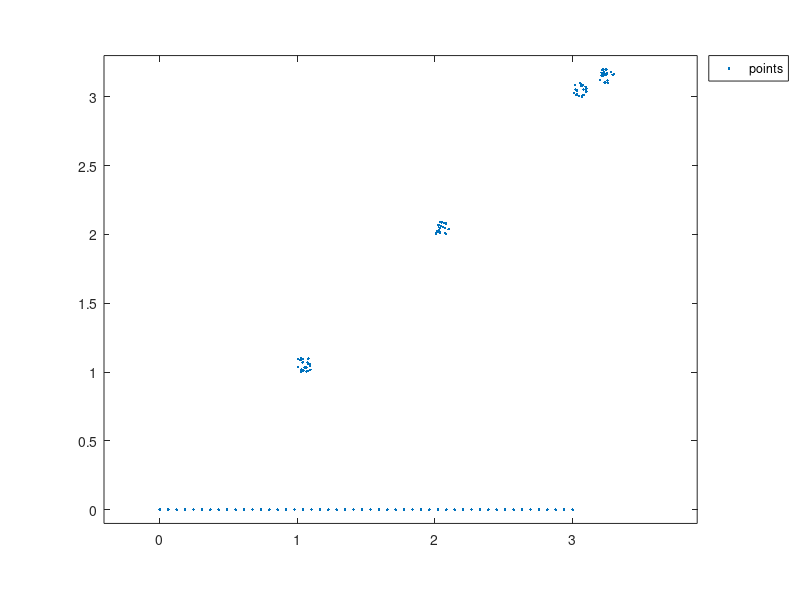

MATLAB code for this plot: (Note: this script raises an error after producing the figure.)
%% |findclump.m|: Locate clumps of points in space
% Author: Kelly Kearney
%
% This repository includes the code for the |findclump.m| Matlab function,
% along with all dependent functions required to run it. 
%
% This function finds groups, or "clumps",  of data points, defined as
% points that are all within a certain distance of each other and not
% within that distance to any other points in the dataset.
%
%% Getting started
%
% *Prerequisites*
%
% This function requires Matlab R14 or later.
%
% *Downloading and installation*
%
% This code can be downloaded from <https://github.com/kakearney/findclump-pkg/ Github>
% or the
% <http://www.mathworks.com/matlabcentral/fileexchange/xxxx-example
% MatlabCentral File Exchange>.  The File Exchange entry is updated daily
% from the GitHub repository.   
%
% *Matlab Search Path*
%
% The following folders need to be added to your Matlab Search path (via
% |addpath|, |pathtool|, etc.):
%
%   findclump-pkg/InterPointDistanceMatrix
%   findclump-pkg/findclump

%% Syntax
%
%  [xc, ix] = findclump(x, tol, metric)
%
% Input variables:
%
% * |x|: n x m array of data points, where each row represents one m-dimensional point
% * |tol|: tolerance distance
% * |metric|: distance metric to use for interpoint distance calculation:
%             1 = city block, 2 = Euclidean (default), inf = infinity-norm, 0
%             = minimum difference.  See |help ipdm| for more details.  
%
% See |help finclump| for full description of input and output variables.

%% Examples
%
% Let's assume we have some points clustered around certain locations,
% along with a line of points.

xcent = [1 2 3 3.2];
ycent = [1 2 3 3.1];
xpt = bsxfun(@plus, rand(20,4)*0.1, xcent); 
ypt = bsxfun(@plus, rand(20,4)*0.1, ycent); 
xline = linspace(0,3,50)';
yline = zeros(50,1);

xall = [xpt(:); xline];
yall = [ypt(:); yline];

plot(xall, yall, '.');
set(gca, 'ylim', [-0.1 3.3]);
axis equal;
legend('points', 'location', 'bestoutside');


%%
% There are 2 "clumps" in this data, which can be isolated via

[xy, ix] = findclump([xall yall], 0.2);

hold on
plot(xy(:,1), xy(:,2), 'gx');
legend('points', 'clumps + singles', 'location', 'bestoutside');

%%
% Note that the points in the line at the bottom don't count as a clump;
% though each one is within the tolerance distance from its nearest
% neighbors, those neighbors cannot be cleanly separated from the rest of
% the points without exceeding the tolerance distance.  Likewise, the
% points nearest each other in the two clusters in the upper right are
% within the tolerance distance, eliminating points in both clusters from
% being considered a "clump" by this function's definition.
%
% By default, non-clumped points are returned as part of the output list of
% points.  Alternatively, you can remove these and only return the centers
% of the clumped points:

[xy2, ix] = findclump([xall yall], 0.2, 'keepsingle', false);
plot(xy2(:,1), xy2(:,2), 'r+');
legend('points', 'clumps + singles', 'clumps only', 'location', 'bestoutside');


%% Contributions
%
% Community contributions to this package are welcome!
% 
% To report bugs, please submit
% <https://github.com/kakearney/findclump-pkg/issues an issue> on GitHub and
% include:  
% 
% * your operating system
% * your version of Matlab and all relevant toolboxes (type |ver| at the Matlab command line to get this info)  
% * code/data to reproduce the error or buggy behavior, and the full text of any error messages received 
% 
% Please also feel free to submit enhancement requests, or to send pull
% requests (via GitHub) for bug fixes or new features. 
% 
% I do monitor the MatlabCentral FileExchange entry for any issues raised
% in the comments, but would prefer to track issues on GitHub. 
% 

